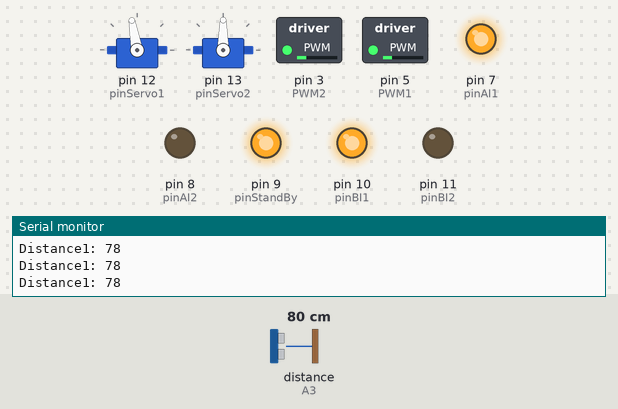
Recording of a sketch running on a simulated Arduino Uno, built with avr-gcc and run on an emulated ATmega328P. On the bench: 2 × servo, switched loads named in the sketch (green lamp = pin HIGH), output pins drawn as LEDs (lit = HIGH), the last lines printed to the serial monitor. Wiring (inferred from the names in the program): ultrasonic range finder: trigger A0; echo A3. The test bench sets the inputs (shaded band); at power-on: distance to the obstacle (sensor on A3) 80 cm. The echo pulse lasts 58.3 µs per cm; pins used as bus, display or sensor lines are not drawn.

Above: at 1.2 s.
1.3 s: distance to the obstacle (sensor on A3) set to 20 cm
2.8 s: distance to the obstacle (sensor on A3) set to 16 cm
At 3.3 s:
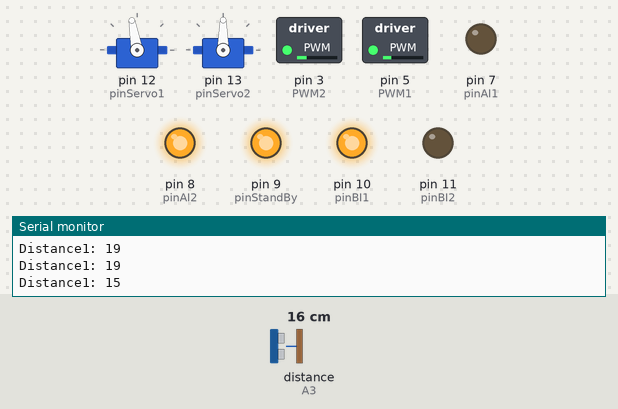
At 4.8 s:
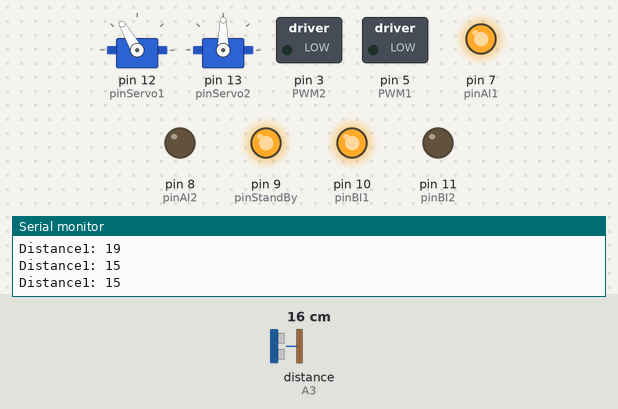
5.8 s: distance to the obstacle (sensor on A3) set to 299 cm
Timing chart, 0 to 8.9 s (numbered marks = the images above; inputs shaded):
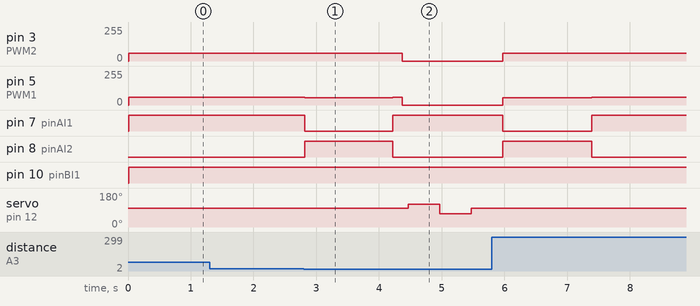

The sketch:

Robot_Modelling.ino
```cpp
// ACS6503 Manipulator Robotics
// Robot Modelling
// Author: Pranav and Ankur
// University of Sheffield
// Date: Septemeber 2022


// Include the servo library to allow for connection and control of servo motors
#include <Servo.h>
Servo servo1;
Servo servo2;
// // define the macro pinServo1 and pinServo2, to use for connecting the servo to pin 12 and pin 13
#define pinServo1 12
#define pinServo2 13

//************  BASE MOTOR FOR WHEEL **********************

const int pinAI1 = 7;        // Pin allocation for AI1 - left motor(base)
const int pinAI2 = 8;        // Pin allocation for AI2 - left motor(base)
const int PWM1 = 5;          // Pin allocation for the PWM pin - left motor(base)
const int pinStandBy = 9;    // Pin allocation for the standby pin
const int pinBI1 = 10;       // Pin allocation for BI1 - right motor(base)
const int pinBI2 =11;        // Pin allocation for BI2 - right motor(base)
const int PWM2 = 3;          // Pin allocation for the PWM pin - right motor(base)

boolean AI1 = 0;            // AI1 pin value
boolean AI2 = 0;            // AI2 pin value
boolean standBy = 0;        // standBy pin Value
boolean BI1 = 0;            // BI1 pin value
boolean BI2 = 0;            // BI2 pin value
boolean rotDirect = 0;      // Rotation direction variable
unsigned char pwmValue1 = 0; // PWM value to be written to the output for left motor
unsigned char pwmValue2 = 0; // PWM value to be written to the output for right motor

//*************   SERVO MOTOR FOR ARM *******************

int angle1= 0;               // Angle for Servo 1 - First arm
int angle2= 0;               // Angle for Servo 2 - Second arm (connection for marker)
int buttonPin=2;               // Pin allocation for switch
int buttonState;               // Variable for Button state

//*************  SENSOR PIN DEFINATION *********************
const int trigPin1= A0;         // trigger for centre sensor
const int trigPin2= A1;         // trigger for left sensor
const int trigPin3= A2;         // trigger for right sensor
const int echoPin1= A3;         // echo for centre sensor
const int echoPin2= A4;         // echo for left sensor
const int echoPin3= A5;         // echo for right sensor


long duration1;              // Duration for sensor - centre
long duration2;              // Duration for sensor - left
long duration3;              // Duration for sensor - right
int distance1;               // Distance for sensor - centre
int distance2;               // Distance for sensor - left
int distance3;               // Distance for sensor - right


//************* SUPPORTING FUNCTION DECLARATION ***************************

void Bot_forward();
void Bot_Reverse();
void Bot_turn_left();
void Bot_turn_right();
void Bot_stop();
void arm1_turn();
void sensor_centre();
int draw = 0;
//************ INITIAL SETUP ********************************
void setup() {
    //Initialize the serial port
  Serial.begin(9600);

    // Assign the digital I/O pin directions
  pinMode(pinAI1, OUTPUT);
  pinMode(pinAI2, OUTPUT);
  pinMode(PWM1, OUTPUT);
  pinMode(pinStandBy, OUTPUT);
  pinMode(pinBI1, OUTPUT);
  pinMode(pinBI2, OUTPUT);
  pinMode(PWM2, OUTPUT);
  pinMode(trigPin1, OUTPUT);
  pinMode(trigPin2, OUTPUT);
  pinMode(trigPin3, OUTPUT);
  pinMode(echoPin1, INPUT);
  pinMode(echoPin2, INPUT);
  pinMode(echoPin3, INPUT);
   // "attach"  servo 1 to the defined pin
  servo1.attach(pinServo1);
    // "attach"  servo 1 to the defined pin
  servo2.attach(pinServo2);
  // Drive the standby pin high to enable the output
  standBy = true;
  digitalWrite(pinStandBy, standBy);
  // Set Initial values for AI1 and AI2 control function pins
  AI1 = true;
  AI2 = false;
  BI1 = true;
  BI2 = false;
  // set an initial value for the PWM value
  pwmValue1 = 100;
  pwmValue2 = 100;
  angle1 = 100;
  servo1.write(angle1);

  pinMode(buttonPin, INPUT);
}

//**************** MAIN CONDITION *****************************
void loop() {
  delay(5);
  sensor_centre();
  // Prints the distance at centre to the Serial Monitor
  Serial.print("Distance1: ");
  Serial.println(distance1);

 // Intial condition for robot motion
  Bot_forward();
//  for(int i = 1; i<5; i++){

//      sensor_centre();
  if (distance1 < 17 ){
//        if (i==1){
    if(draw == 1){
        delay(150);
        Bot_stop();
        delay(100);
        servo1.write(120);
        delay(500);
        servo1.write(70);
        delay(500);
        servo1.write(100);
        delay(500);
        Bot_turn_left();
        delay(1400);
        }

else if(draw == 3){
    Bot_stop();
  delay(500);
  Bot_forward();
  delay(5000);
}
else{
         Bot_turn_left();
         delay(1400);
}
    ++draw;
}
}

//************* SUPPORTING FUNCTION ***************************

void Bot_forward(){

  // Set Initial values for AI1 and AI2 control function pins
  AI1 = true;
  AI2 = false;

  // Set Initial values for BI1 and BI2 control function pins
  BI1 = true;
  BI2 = false;

  pwmValue2=59; //right
  pwmValue1=57; //left


// Write the AI1 and AI2 values to the configuration pins
    digitalWrite(pinAI1, AI1);
    digitalWrite(pinAI2, AI2);
    digitalWrite(pinBI1, BI1);
    digitalWrite(pinBI2, BI2);
// Write the pwnValue to the PWM pin
   analogWrite(PWM1, pwmValue1);
   analogWrite(PWM2, pwmValue2);
 //     angle1=130;
  // servo1.write(angle1);
}

void Bot_Reverse(){

  // Set Initial values for AI1 and AI2 control function pins
  AI1 = false;
  AI2 = true;

  // Set Initial values for BI1 and BI2 control function pins
  BI1 = false;
  BI2 = true;

  pwmValue2=70;
  pwmValue1=70;
  // Write the AI1 and AI2 values to the configuration pins
    digitalWrite(pinAI1, AI1);
    digitalWrite(pinAI2, AI2);
    digitalWrite(pinBI1, BI1);
    digitalWrite(pinBI2, BI2);
// Write the pwnValue to the PWM pin
   analogWrite(PWM1, pwmValue1);
   analogWrite(PWM2, pwmValue2);
}
void Bot_turn_left(){
  // Set Initial values for AI1 and AI2 control function pins
  AI1 = false;
  AI2 = true;

  // Set Initial values for BI1 and BI2 control function pins
  BI1 = true;
  BI2 = false;

  pwmValue2=60;
  pwmValue1=53;

  // Write the AI1 and AI2 values to the configuration pins
    digitalWrite(pinAI1, AI1);
    digitalWrite(pinAI2, AI2);
    digitalWrite(pinBI1, BI1);
    digitalWrite(pinBI2, BI2);
// Write the pwnValue to the PWM pin
   analogWrite(PWM1, pwmValue1);
   analogWrite(PWM2, pwmValue2);
  //     angle1=130;
  //  servo1.write(angle1);

}

void Bot_turn_right(){

  // Set Initial values for AI1 and AI2 control function pins
  AI1 = true;
  AI2 = false;

  // Set Initial values for BI1 and BI2 control function pins
  BI1 = false;
  BI2 = true;

  pwmValue2=70;
  pwmValue1=70;
  // Write the AI1 and AI2 values to the configuration pins
    digitalWrite(pinAI1, AI1);
    digitalWrite(pinAI2, AI2);
    digitalWrite(pinBI1, BI1);
    digitalWrite(pinBI2, BI2);
// Write the pwnValue to the PWM pin
   analogWrite(PWM1, pwmValue1);
   analogWrite(PWM2, pwmValue2);

}
void Bot_stop(){

  // Set Initial values for AI1 and AI2 control function pins
  AI1 = true;
  AI2 = false;

  // Set Initial values for BI1 and BI2 control function pins
  BI1 = true;
  BI2 = false;

  pwmValue2=0;
  pwmValue1=0;
  // Write the AI1 and AI2 values to the configuration pins
    digitalWrite(pinAI1, AI1);
    digitalWrite(pinAI2, AI2);
    digitalWrite(pinBI1, BI1);
    digitalWrite(pinBI2, BI2);
// Write the pwnValue to the PWM pin
   analogWrite(PWM1, pwmValue1);
   analogWrite(PWM2, pwmValue2);
}

void arm1_turn(){
  for(angle1 =100; angle1 <60; angle1 -= 1) 	 // command to move from 0 degrees to 180 degrees
  {
    servo1.write(angle1);              	 //command to rotate the servo to the specified angle
    delay(15);
}
  delay(1000);

 for(angle1 =60; angle1 >90; angle1 +=5)     // command to move from 180 degrees to 0 degrees
   {
    servo1.write(angle1);              //command to rotate the servo to the specified angle
    delay(5);
 }
}

void sensor_centre(){
   // Clears the trigPin
  digitalWrite(trigPin1, LOW);
  delayMicroseconds(2);
  // Sets the trigPin on HIGH state for 10 micro seconds
  digitalWrite(trigPin1, HIGH);
  delayMicroseconds(10);
  digitalWrite(trigPin1, LOW);
  // Reads the echoPin, returns the sound wave travel time in microseconds
  duration1 = pulseIn(echoPin1, HIGH);
  // Calculating the distance
  distance1 = duration1 * 0.034 / 2;

}
```

Measured:
- the behaviour switches between 18 and 17 cm on distance to the obstacle (sensor on A3) (found by bisection; images 0 and 1)
- after the input at 2.8 s, pin 3 (PWM2): 59/255 → 60/255 at once, → 59/255 1.4 s later, → 0/255 0.15 s later; pin 5 (PWM1): 57/255 → 53/255 at once, → 57/255 1.4 s later, → 0/255 0.15 s later
